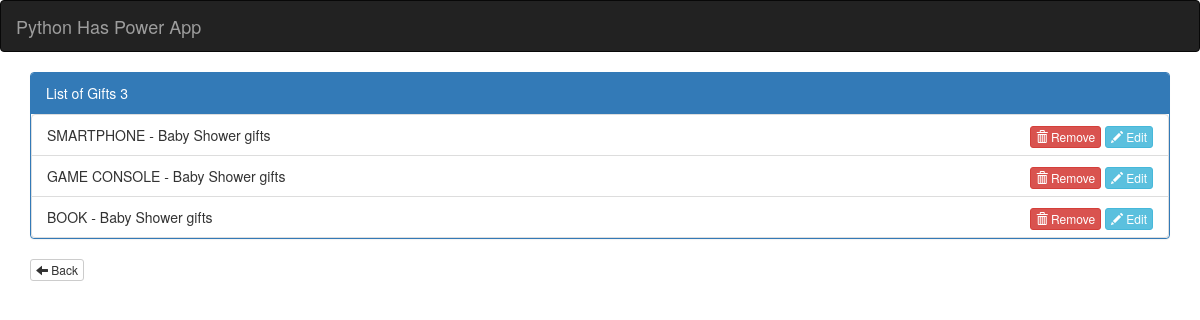
/gift_list/3, run on the app's committed database.
### example/models.py (models this page shows, shortened)
class Gift(models.Model):
    name = models.CharField(max_length=128)
    gift_list = models.ForeignKey(GiftList)

class GiftList(models.Model):
    name = models.CharField(max_length=64)
    created_on = models.DateTimeField(auto_now_add=True)
    modified = models.DateTimeField(default=datetime.now)
    def __str__(self):
        return self.name

### example/views.py (the view)
# urls.py: url(r'^gift_list/(?P<giftlist_id>\d+)$', example_views.GiftView, name='gift_gfl'),
def GiftView(request, giftlist_id):
    gfl_gifts = Gift.objects.filter(gift_list=giftlist_id)
    return render(
        request,
        'example/gift.html',
        {'gfl_gifts': gfl_gifts}
    )

### example/templates/example/gift.html
{% extends 'example/index.html' %}
{% block content %}
    <div class="panel panel-primary">
        <div class="panel-heading">
            List of Gifts {{ gfl_gifts|length }}
        </div>
        <div class="panel-body" style="padding: 0; margin: 0">
             <ul class="list-group" style="margin: 0">
                {% for gift in gfl_gifts %}
                    <li class="list-group-item">
                        {{ gift.name|upper }} - {{ gift.gift_list }}
                        <div class="pull-right">
                            <a href="{% url 'remove_gift' gift.id %}" class="btn btn-danger btn-xs"><span class="glyphicon glyphicon-trash" aria-hidden="true"></span> Remove</a>
                            <a href="{% url 'edit_gift' gift.id %}" class="btn btn-info btn-xs"><span class="glyphicon glyphicon-pencil" aria-hidden="true"></span> Edit</a>
                        </div>
                    </li>
                {% endfor %}
            </ul>
        </div>
    </div>
    <div class="pull-left">
        <a href="{% url 'list_gfl' %}" class="btn btn-default btn-xs">
            <span class="glyphicon glyphicon-arrow-left" aria-hidden="true"></span> Back
        </a>
    </div>
{% endblock %}

### data on the page
Gift: name "SMARTPHONE", gift_list "Baby Shower gifts"
Gift: name "GAME CONSOLE", gift_list "Baby Shower gifts"
Gift: name "BOOK", gift_list "Baby Shower gifts"

### other printed values
{{ gfl_gifts|length }} "3"
